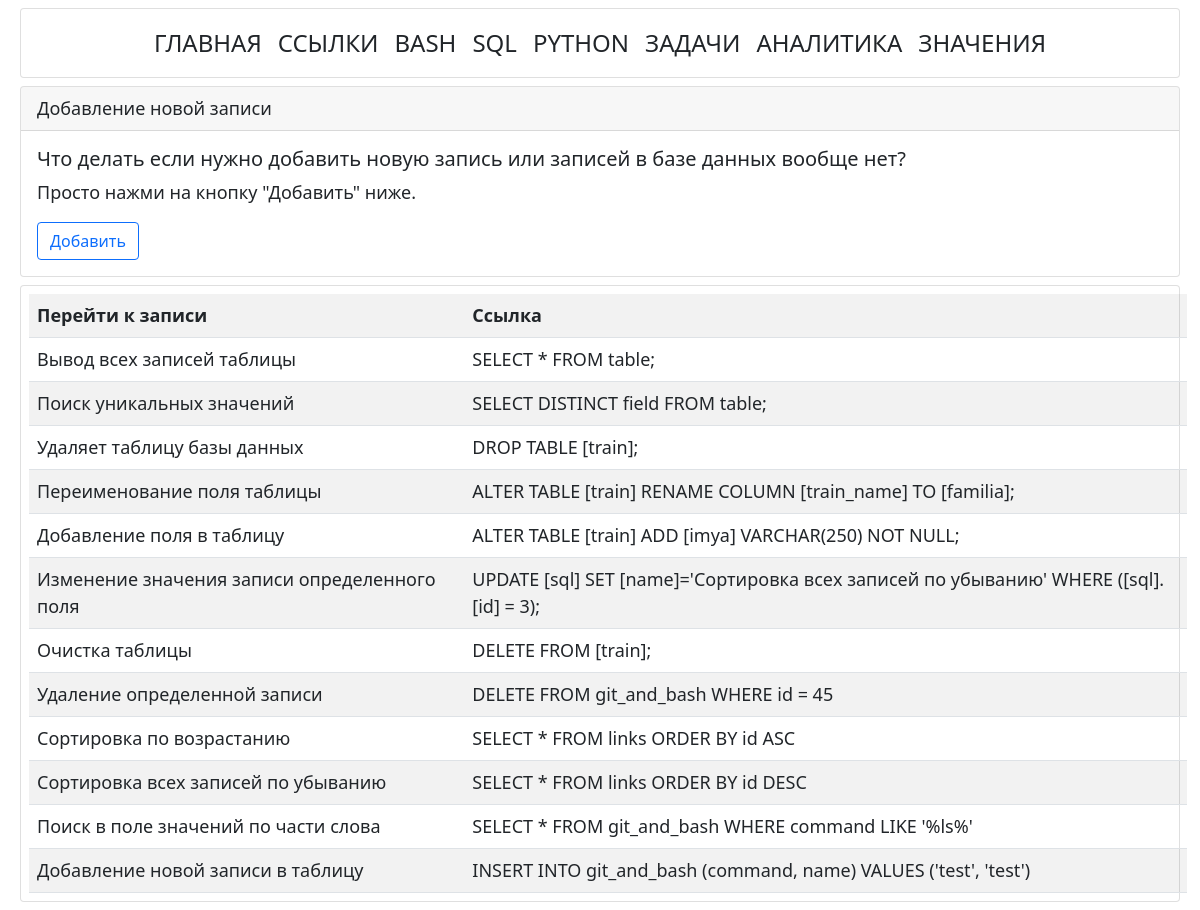
The app's page /sql with its own data.
### tables this page shows
CREATE TABLE [sql] ( 
  "sql_id" INTEGER PRIMARY KEY AUTOINCREMENT,
  "sql_command" TEXT NOT NULL,
  "sql_name" TEXT NOT NULL
, sql_description TEXT);

### app.py (the view)
@app.route("/sql")
def sql_list_commands():
    conn = connect.get_db_connection()
    sql_list = conn.execute("SELECT * FROM sql ORDER BY sql_id DESC").fetchall()
    conn.close()
    return render_template("sql/sql_list_commands.html",
                           sql_list=sql_list,
                           )

### modules/connect.py (called while the page is built)
def get_db_connection():
    db_path = os.path.join(BASE_DIR, '../database.db')
    conn = sqlite3.connect(db_path)
    conn.row_factory = sqlite3.Row
    return conn

### templates/sql/sql_list_commands.html (shortened to what this page needs)
{% extends "base.html" %}
{% block content %}
<div class="card m-2">
   <div class="card-header">
      Добавление новой записи
   </div>
   <div class="card-body">
      <h5 class="card-title">Что делать если нужно добавить новую запись или записей в базе данных вообще нет?</h5>
      <p class="card-text">Просто нажми на кнопку "Добавить" ниже.</p>
      <a class="btn btn-outline-primary" href="{{ url_for('add_sql_command') }}">Добавить</a>
   </div>
</div>
<div class="card m-2">
   <table class="table table-striped m-2">
      <tr>
         <th>Перейти к записи</th>
         <th>Ссылка</th>
      </tr>
      {% for sql_list in sql_list %}
      <tr>
         <td><a href="{{ url_for('get_post_sql_command', sql_id=sql_list['sql_id']) }}">{{ sql_list['sql_name']
               }}</a></td>
         <td>{{ sql_list['sql_command'] }}</td>
      </tr>
      {% endfor %}
   </table>
</div>
{% endblock %}

### static/styles.css (style rules this page uses)
body { font-size: large; font-family:system-ui, -apple-system, BlinkMacSystemFont, 'Segoe UI', Roboto, Oxygen, Ubuntu, Cantarell, 'Open Sans', 'Helvetica Neue', sans-serif; }
a { color: var(--bs-dark); text-decoration: none; }

### records on screen
sql: sql_name "Вывод всех записей таблицы", sql_command "SELECT * FROM table;"
sql: sql_name "Поиск уникальных значений", sql_command "SELECT DISTINCT field FROM table;"
sql: sql_name "Удаляет таблицу базы данных", sql_command "DROP TABLE [train];"
sql: sql_name "Переименование поля таблицы", sql_command "ALTER TABLE [train] RENAME COLUMN [train_name] TO [familia];"
sql: sql_name "Добавление поля в таблицу", sql_command "ALTER TABLE [train] ADD [imya] VARCHAR(250) NOT NULL;"
sql: sql_name "Изменение значения записи определенного поля", sql_command "UPDATE [sql] SET [name]='Сортировка всех записей по убыванию' WHERE ([sql].[id] = 3);"
sql: sql_name "Очистка таблицы", sql_command "DELETE FROM [train];"
sql: sql_name "Удаление определенной записи", sql_command "DELETE FROM git_and_bash WHERE id = 45"
sql: sql_name "Сортировка по возрастанию", sql_command "SELECT * FROM links ORDER BY id ASC"
sql: sql_name "Сортировка всех записей по убыванию", sql_command "SELECT * FROM links ORDER BY id DESC"
sql: sql_name "Поиск в поле значений по части слова", sql_command "SELECT * FROM git_and_bash WHERE command LIKE '%ls%'"
sql: sql_name "Добавление новой записи в таблицу", sql_command "INSERT INTO git_and_bash (command, name) VALUES ('test', 'test')"
